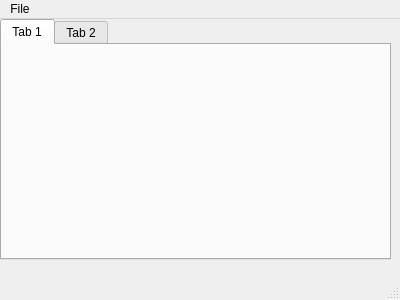
<?xml version="1.0" encoding="UTF-8"?>
<ui version="4.0">
 <class>MainWindow</class>
 <widget class="QMainWindow" name="MainWindow">
  <property name="geometry">
   <rect>
    <x>0</x>
    <y>0</y>
    <width>400</width>
    <height>300</height>
   </rect>
  </property>
  <property name="windowTitle">
   <string>MainWindow</string>
  </property>
  <widget class="QWidget" name="centralwidget">
   <widget class="QTabWidget" name="tabWidget">
    <property name="geometry">
     <rect>
      <x>0</x>
      <y>0</y>
      <width>391</width>
      <height>241</height>
     </rect>
    </property>
    <widget class="QWidget" name="tab">
     <attribute name="title">
      <string>Tab 1</string>
     </attribute>
    </widget>
    <widget class="QWidget" name="tab_2">
     <attribute name="title">
      <string>Tab 2</string>
     </attribute>
    </widget>
   </widget>
  </widget>
  <widget class="QMenuBar" name="menubar">
   <property name="geometry">
    <rect>
     <x>0</x>
     <y>0</y>
     <width>400</width>
     <height>21</height>
    </rect>
   </property>
   <widget class="QMenu" name="menuFile">
    <property name="title">
     <string>File</string>
    </property>
    <addaction name="actionNew"/>
    <addaction name="actionExit"/>
   </widget>
   <addaction name="menuFile"/>
  </widget>
  <widget class="QStatusBar" name="statusbar"/>
  <action name="actionNew">
   <property name="text">
    <string>New</string>
   </property>
  </action>
  <action name="actionExit">
   <property name="text">
    <string>Exit</string>
   </property>
  </action>
 </widget>
 <resources/>
 <connections/>
</ui>
